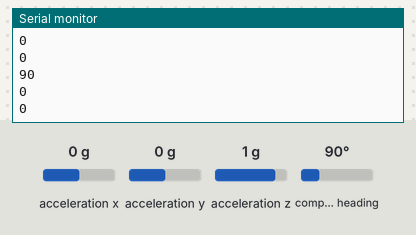
Recording of a sketch running on a simulated Arduino Mega 2560, built with avr-gcc and run on an emulated ATmega2560. Shown: the last lines printed to the serial monitor. The test bench sets the inputs (shaded band); at power-on: acceleration x 0 g, acceleration y 0 g, acceleration z 1 g, compass heading 90°.

Above: at 2.7 s.
2.8 s: acceleration x set to -1.4 g
At 2.85 s:
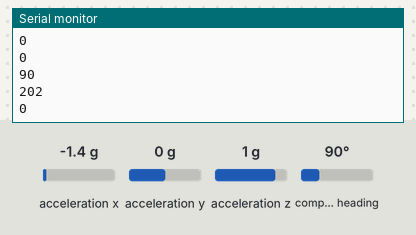
4.3 s: acceleration y set to -1.4 g
At 4.38 s:
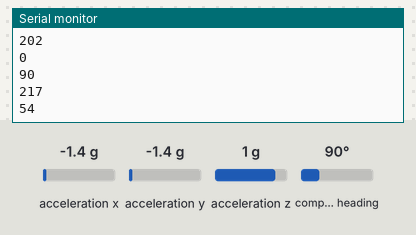
5.8 s: acceleration z set to -1.4 g
At 5.82 s:
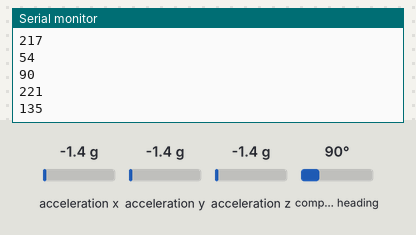
7.3 s: compass heading set to 7°
At 7.35 s:
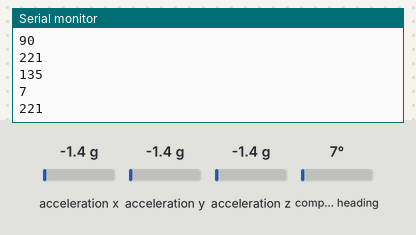
Timing chart, 0 to 9.8 s (numbered marks = the images above; inputs shaded):
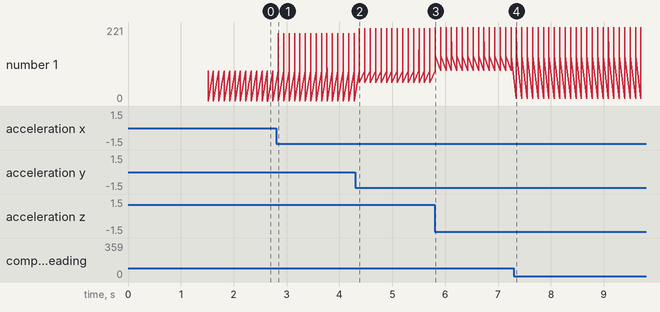

Measured:
- after the input at 2.8 s, the serial monitor: prints a new line at once (image 1)
- after the input at 4.3 s, the serial monitor: prints a new line after 0.08 s (image 2)
- after the input at 5.8 s, the serial monitor: prints a new line at once (image 3)
- after the input at 7.3 s, the serial monitor: prints a new line after 0.05 s (image 4)
- plotted number 1: 0 → 54 after the input at 4.3 s, 54 → 135 after the input at 5.8 s

The sketch:

ggggg.ino
```cpp
#include <Wire.h>
#include <Adafruit_Sensor.h>
#include <Adafruit_BNO055.h>
#include <utility/imumaths.h>

/* This driver uses the Adafruit unified sensor library (Adafruit_Sensor),
   which provides a common 'type' for sensor data and some helper functions.

   To use this driver you will also need to download the Adafruit_Sensor
   library and include it in your libraries folder.

   You should also assign a unique ID to this sensor for use with
   the Adafruit Sensor API so that you can identify this particular
   sensor in any data logs, etc.  To assign a unique ID, simply
   provide an appropriate value in the constructor below (12345
   is used by default in this example).

   Connections
   ===========
   Connect SCL to analog 5
   Connect SDA to analog 4
   Connect VDD to 3.3-5V DC
   Connect GROUND to common ground

   History
   =======
   2015/MAR/03  - First release (KTOWN)
*/

/* Set the delay between fresh samples */
#define BNO055_SAMPLERATE_DELAY_MS (100)

// Check I2C device address and correct line below (by default address is 0x29 or 0x28)
//                                   id, address
Adafruit_BNO055 bno = Adafruit_BNO055(55, 0x28);
byte buffData[33];

/**************************************************************************/
/*
    Displays some basic information on this sensor from the unified
    sensor API sensor_t type (see Adafruit_Sensor for more information)
*/
/**************************************************************************/
void displaySensorDetails(void)
{
  sensor_t sensor;
  bno.getSensor(&sensor);
  Serial.println("------------------------------------");
  Serial.print  ("Sensor:       "); Serial.println(sensor.name);
  Serial.print  ("Driver Ver:   "); Serial.println(sensor.version);
  Serial.print  ("Unique ID:    "); Serial.println(sensor.sensor_id);
  Serial.print  ("Max Value:    "); Serial.print(sensor.max_value); Serial.println(" xxx");
  Serial.print  ("Min Value:    "); Serial.print(sensor.min_value); Serial.println(" xxx");
  Serial.print  ("Resolution:   "); Serial.print(sensor.resolution); Serial.println(" xxx");
  Serial.println("------------------------------------");
  Serial.println("");
  delay(500);
}

/**************************************************************************/
/*
    Arduino setup function (automatically called at startup)
*/
/**************************************************************************/
void setup(void)
{
  Serial.begin(115200);
  Serial3.begin(115200);
  Serial.println("Orientation Sensor Test"); Serial.println("");

  /* Initialise the sensor */
  if(!bno.begin())
  {
    /* There was a problem detecting the BNO055 ... check your connections */
    Serial.print("Ooops, no BNO055 detected ... Check your wiring or I2C ADDR!");
    while(1);
  }

  delay(1000);

  /* Use external crystal for better accuracy */
  bno.setExtCrystalUse(true);

  /* Display some basic information on this sensor */
  displaySensorDetails();
}

/**************************************************************************/
/*
    Arduino loop function, called once 'setup' is complete (your own code
    should go here)
*/
/**************************************************************************/
void loop(void)
{
  /* Get a new sensor event */
  sensors_event_t event;
  bno.getEvent(&event);

  /* Board layout:
         +----------+
         |         *| RST   PITCH  ROLL  HEADING
     ADR |*        *| SCL
     INT |*        *| SDA     ^            /->
     PS1 |*        *| GND     |            |
     PS0 |*        *| 3VO     Y    Z-->    \-X
         |         *| VIN
         +----------+
  */

  /* The processing sketch expects data as roll, pitch, heading */
  //Serial.print(F("Orientation: "));
  //Serial.print((float)event.orientation.x);
  buffData[0] = event.orientation.x;
  //Serial.print(F(" "));
  //Serial.print((float)event.orientation.y);
  buffData[1] = event.orientation.y;
  //Serial.print(F(" "));
  //Serial.print((float)event.orientation.z);
  buffData[2] = event.orientation.z;
  //Serial.println(F(""));
  for(int i = 0; i < 3;i++){
    Serial.println(buffData[i]);
    Serial3.write(buffData[i]);
  }
  Serial3.write((byte)0x4); // send end of transmission byte
  Serial3.flush();

  /* Also send calibration data for each sensor. */
  uint8_t sys, gyro, accel, mag = 0;
  bno.getCalibration(&sys, &gyro, &accel, &mag);
//  Serial.print(F("Calibration: "));
//  Serial.print(sys, DEC);
//  Serial.print(F(" "));
//  Serial.print(gyro, DEC);
//  Serial.print(F(" "));
//  Serial.print(accel, DEC);
//  Serial.print(F(" "));
//  Serial.println(mag, DEC);

  delay(BNO055_SAMPLERATE_DELAY_MS);
}
```
